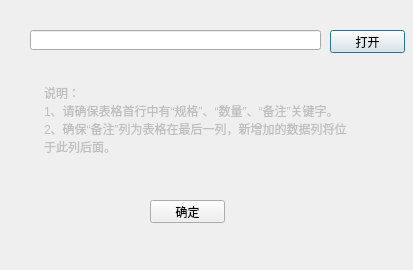
<?xml version="1.0" encoding="UTF-8"?>
<ui version="4.0">
 <class>MainWindow</class>
 <widget class="QDialog" name="MainWindow">
  <property name="geometry">
   <rect>
    <x>0</x>
    <y>0</y>
    <width>413</width>
    <height>270</height>
   </rect>
  </property>
  <property name="windowTitle">
   <string>工艺清单数据处理</string>
  </property>
  <widget class="QLineEdit" name="lineEdit">
   <property name="geometry">
    <rect>
     <x>30</x>
     <y>30</y>
     <width>291</width>
     <height>20</height>
    </rect>
   </property>
  </widget>
  <widget class="QCheckBox" name="checkBox">
   <property name="geometry">
    <rect>
     <x>-140</x>
     <y>230</y>
     <width>71</width>
     <height>16</height>
    </rect>
   </property>
   <property name="text">
    <string>CheckBox</string>
   </property>
  </widget>
  <widget class="QPushButton" name="open">
   <property name="geometry">
    <rect>
     <x>330</x>
     <y>30</y>
     <width>75</width>
     <height>23</height>
    </rect>
   </property>
   <property name="text">
    <string>打开</string>
   </property>
  </widget>
  <widget class="QPushButton" name="open_2">
   <property name="geometry">
    <rect>
     <x>150</x>
     <y>200</y>
     <width>75</width>
     <height>23</height>
    </rect>
   </property>
   <property name="text">
    <string>确定</string>
   </property>
  </widget>
  <widget class="QTextBrowser" name="textBrowser">
   <property name="enabled">
    <bool>false</bool>
   </property>
   <property name="geometry">
    <rect>
     <x>40</x>
     <y>80</y>
     <width>311</width>
     <height>91</height>
    </rect>
   </property>
   <property name="acceptDrops">
    <bool>false</bool>
   </property>
   <property name="toolTip">
    <string notr="true"/>
   </property>
   <property name="frameShape">
    <enum>QFrame::NoFrame</enum>
   </property>
   <property name="frameShadow">
    <enum>QFrame::Raised</enum>
   </property>
   <property name="lineWidth">
    <number>0</number>
   </property>
   <property name="verticalScrollBarPolicy">
    <enum>Qt::ScrollBarAlwaysOff</enum>
   </property>
   <property name="html">
    <string>&lt;!DOCTYPE HTML PUBLIC &quot;-//W3C//DTD HTML 4.0//EN&quot; &quot;http://www.w3.org/TR/REC-html40/strict.dtd&quot;&gt;
&lt;html&gt;&lt;head&gt;&lt;meta name=&quot;qrichtext&quot; content=&quot;1&quot; /&gt;&lt;style type=&quot;text/css&quot;&gt;
p, li { white-space: pre-wrap; }
&lt;/style&gt;&lt;/head&gt;&lt;body style=&quot; font-family:'SimSun'; font-size:9pt; font-weight:400; font-style:normal;&quot;&gt;
&lt;p style=&quot; margin-top:0px; margin-bottom:0px; margin-left:0px; margin-right:0px; -qt-block-indent:0; text-indent:0px;&quot;&gt;说明：&lt;/p&gt;
&lt;p style=&quot; margin-top:0px; margin-bottom:0px; margin-left:0px; margin-right:0px; -qt-block-indent:0; text-indent:0px;&quot;&gt;1、请确保表格首行中有“规格”、“数量”、“备注”关键字。&lt;/p&gt;
&lt;p style=&quot; margin-top:0px; margin-bottom:0px; margin-left:0px; margin-right:0px; -qt-block-indent:0; text-indent:0px;&quot;&gt;2、确保“备注”列为表格在最后一列，新增加的数据列将位于此列后面。&lt;/p&gt;
&lt;p style=&quot;-qt-paragraph-type:empty; margin-top:0px; margin-bottom:0px; margin-left:0px; margin-right:0px; -qt-block-indent:0; text-indent:0px;&quot;&gt;&lt;br /&gt;&lt;/p&gt;&lt;/body&gt;&lt;/html&gt;</string>
   </property>
   <property name="openLinks">
    <bool>false</bool>
   </property>
  </widget>
 </widget>
 <tabstops>
  <tabstop>checkBox</tabstop>
  <tabstop>lineEdit</tabstop>
 </tabstops>
 <resources/>
 <connections/>
</ui>
